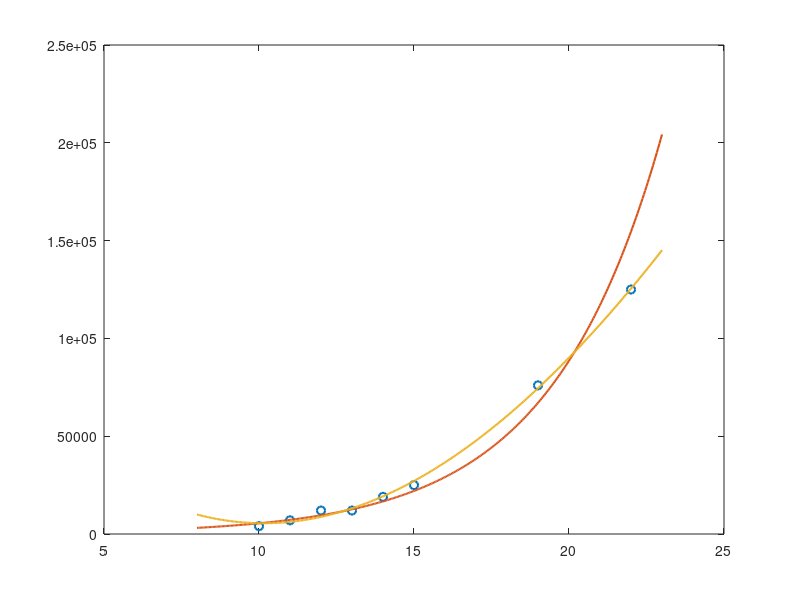

This chart was generated by the following MATLAB code:
days = [10, 11, 12, 13, 14, 15, 19, 22];
bacteria = [4, 7, 12, 12, 19, 25, 76, 125]*10^3;
plot(days, bacteria, 'o', 'linewidth', 1.5);
hold on;
%fitovanje eksponencijalnom funkcijom y=e^(a*x+b)
p = polyfit(days, log(bacteria), 1);
a = p(1)
b = p(2)
time = linspace(8,23,360);
%prikaz od osmog do 23. dana sa korakom 1h (23-8)*24
ymodel = exp(a*time+b);
plot(time, ymodel, 'linewidth', 1.5);
hold on;
fit_function = @(x)exp(a*x+b);
day_28 = fit_function(28);
fprintf('Prema fitovanju, broj bakterija 28. dana je %7.0f\n', day_28);
p = polyfit(days, bacteria, 3); %fitovanje polinomom treceg reda
ymodel_test = polyval(p, time);
%%% fali jedan red
plot(time, ymodel_test, 'linewidth', 1.5);
%%%fali title, label i legend

